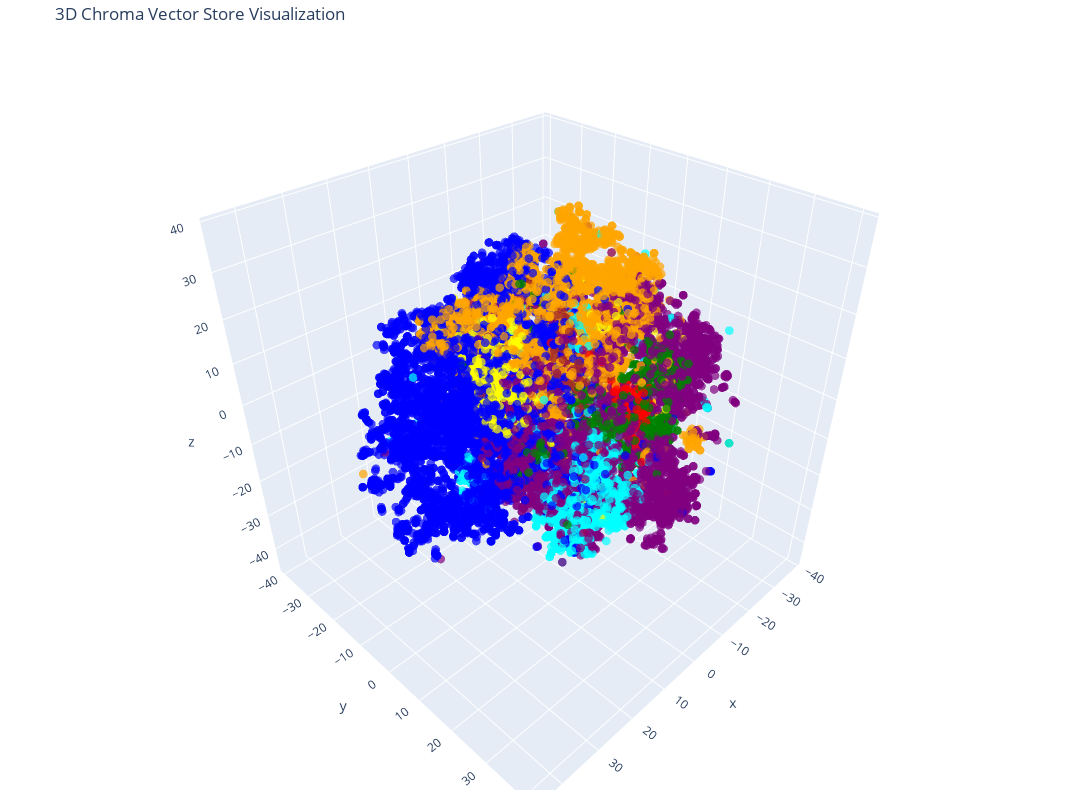

Notebook source saved alongside this figure:
### Code cell
# Create the 3D scatter plot
fig = go.Figure(data=[go.Scatter3d(
    x=reduced_vectors[:, 0],
    y=reduced_vectors[:, 1],
    z=reduced_vectors[:, 2],
    mode='markers',
    marker=dict(size=3, color=colors, opacity=0.7),
)])

fig.update_layout(
    title='3D Chroma Vector Store Visualization',
    scene=dict(xaxis_title='x', yaxis_title='y', zaxis_title='z'),
    width=1200,
    height=800,
    margin=dict(r=20, b=10, l=10, t=40)
)

fig.show()

### Figure 1 — Plotly figure (JSON) as saved in the notebook; plotly's stock layout.template omitted (floating-point values rounded to 4 significant figures; data arrays with more than 128 entries replaced by an {"elided": "..."} marker saying what was removed)
{"data": [{"marker": {"color": {"elided": "20000 str values"}, "opacity": 0.7, "size": 3}, "mode": "markers", "type": "scatter3d", "x": {"elided": "20000 float values"}, "y": {"elided": "20000 float values"}, "z": {"elided": "20000 float values"}}], "layout": {"height": 800, "margin": {"b": 10, "l": 10, "r": 20, "t": 40}, "scene": {"xaxis": {"title": {"text": "x"}}, "yaxis": {"title": {"text": "y"}}, "zaxis": {"title": {"text": "z"}}}, "title": {"text": "3D Chroma Vector Store Visualization"}, "width": 1200}}
